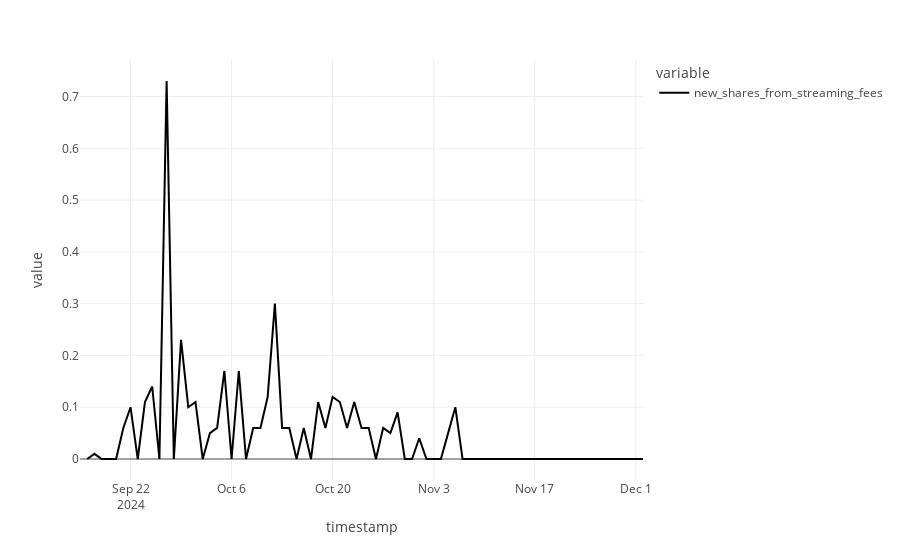

Notebook code for this chart:
### Code cell
px.line(df["new_shares_from_streaming_fees"].diff())
